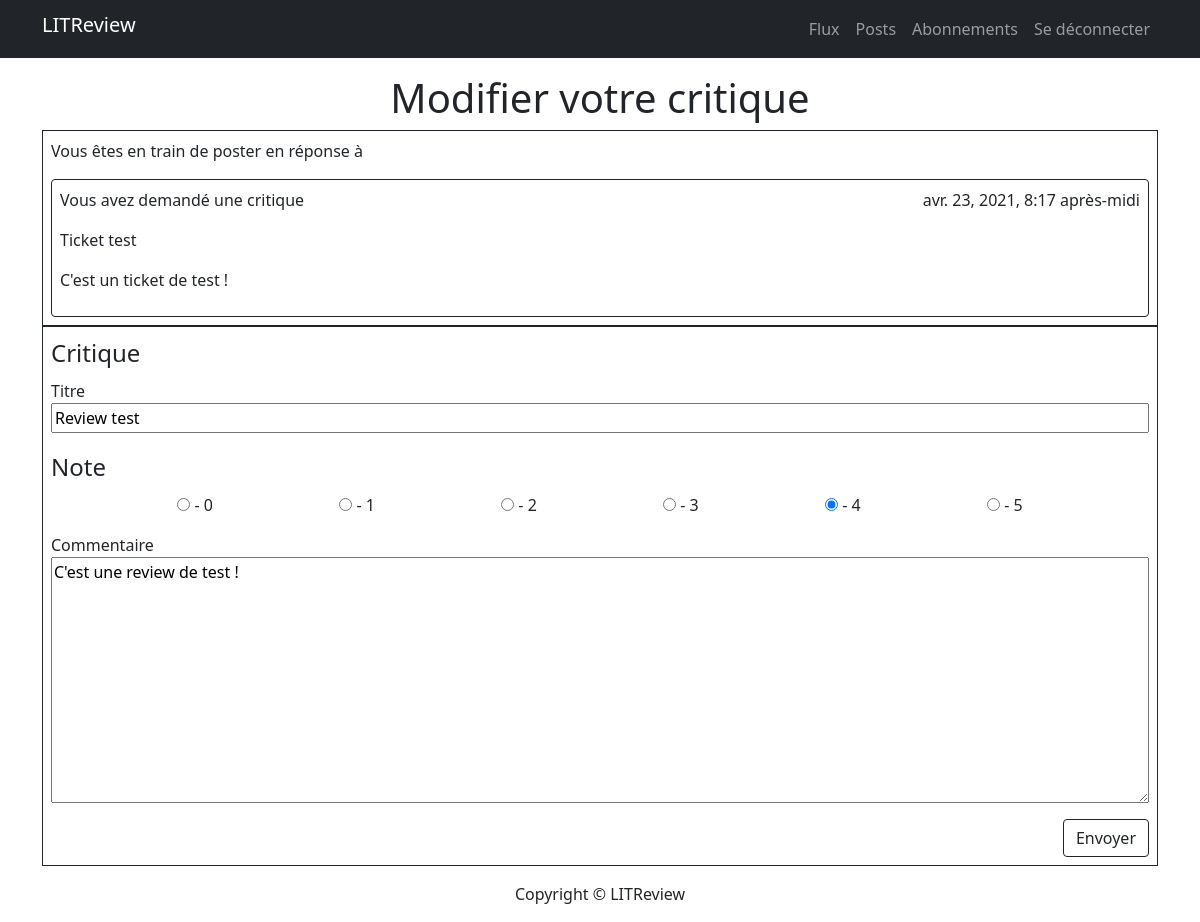
/feed/edit/review/Review test (signed in), run on the app's committed database.
### posts/models.py (models this page shows)
class Ticket(models.Model):
    title = models.CharField(max_length=128)
    description = models.TextField(max_length=2048, blank=True)
    user = models.ForeignKey(
        to=settings.AUTH_USER_MODEL, on_delete=models.CASCADE)
    image = models.ImageField(null=True, blank=True)
    time_created = models.DateTimeField(auto_now_add=True)

class Review(models.Model):
    ticket = models.ForeignKey(to=Ticket, on_delete=models.CASCADE)
    rating = models.PositiveSmallIntegerField(
        validators=[MinValueValidator(0), MaxValueValidator(5)])
    user = models.ForeignKey(
        to=settings.AUTH_USER_MODEL, on_delete=models.CASCADE)
    headline = models.CharField(max_length=128)
    body = models.TextField(max_length=8192, blank=True)
    time_created = models.DateTimeField(auto_now_add=True)

### posts/views.py (the view)
@login_required
def edit_review(request, review_headline):
    try:
        review = Review.objects.get(headline=review_headline)
    except Review.DoesNotExist:
        return redirect('posts:posts')
    else:
        if request.user == review.user:
            if request.method == 'POST':
                review.headline = request.POST.get('headline')
                review.body = request.POST.get('body')
                review.rating = request.POST.get('rating')
                review.save()
                return redirect('posts:posts')
            else:
                return render(request, 'posts/edit_review.html',
                              {'review': review, 'r': range(6)})

### posts/templates/posts/edit_review.html (shortened to what this page needs)
{% extends 'posts/base.html' %}
{% block content %}
<div class="row mt-3">
    <div class="col">
        <h1 class="text-center">Modifier votre critique</h1>
        <div class="border border-dark p-2">
            <p>Vous êtes en train de poster en réponse à</p>
            {% include 'posts/ticket_snippet.html' with ticket=review.ticket %}
        </div>
        <form class="border border-dark p-2" method="POST" action="{% url 'posts:edit_review' review.headline %}">
            <legend>Critique</legend>
            <div class="d-flex flex-column mb-3">
                <label for="headline">Titre</label>
                <input type="text" name="headline" id="headline" value="{{ review.headline }}" maxlength=128 required>
            </div>
            <fieldset class="mb-3">
                <legend>Note</legend>
                <div class="d-flex justify-content-evenly">
                    {% for i in r %}
                    <div>
                        <input type="radio" id="{{i}}" name="rating" value="{{i}}" {% if i == review.rating %} checked {% endif %} required>
                        <label for="{{i}}">- {{i}}</label>
                    </div>
                    {% endfor %}
                </div>
            </fieldset>
            <div class="d-flex flex-column mb-3">
                <label for="body">Commentaire</label>
                <textarea name="body" id="body" cols="30" rows="10" max_length=8192>{{ review.body }}</textarea>
            </div>
            <div class="text-end mt-3">
                <input class="btn btn-outline-dark" type="submit" value="Envoyer">
            </div>
        </form>
    </div>
</div>
{% endblock %}

### posts/templates/posts/ticket_snippet.html (shortened to what this page needs)
<div class="border border-dark rounded mt-3 p-2">
    <div class="d-flex justify-content-between">
        {% if ticket.user == user %}
        <p>Vous avez demandé une critique</p>
        {% else %}
        <p>{{ ticket.user }} a demandé une critique</p>
        {% endif %}
        <p class="text-end">{{ ticket.time_created }}</p>
    </div>
    <p>{{ ticket.title }}</p>
    <p>{{ ticket.description }}</p>
</div>

### data on the page
Ticket: time_created "avr. 23, 2021, 8:17 après-midi", title "Ticket test", description "C'est un ticket de test !"
Review: headline "Review test", rating "☐ - 0" "☐ - 1" "☐ - 2" "☐ - 3" "☑ - 4" "☐ - 5", body "C'est une review de test !"

### other printed values
{{ i }} "0" "1" "2" "3" "4" "5"
